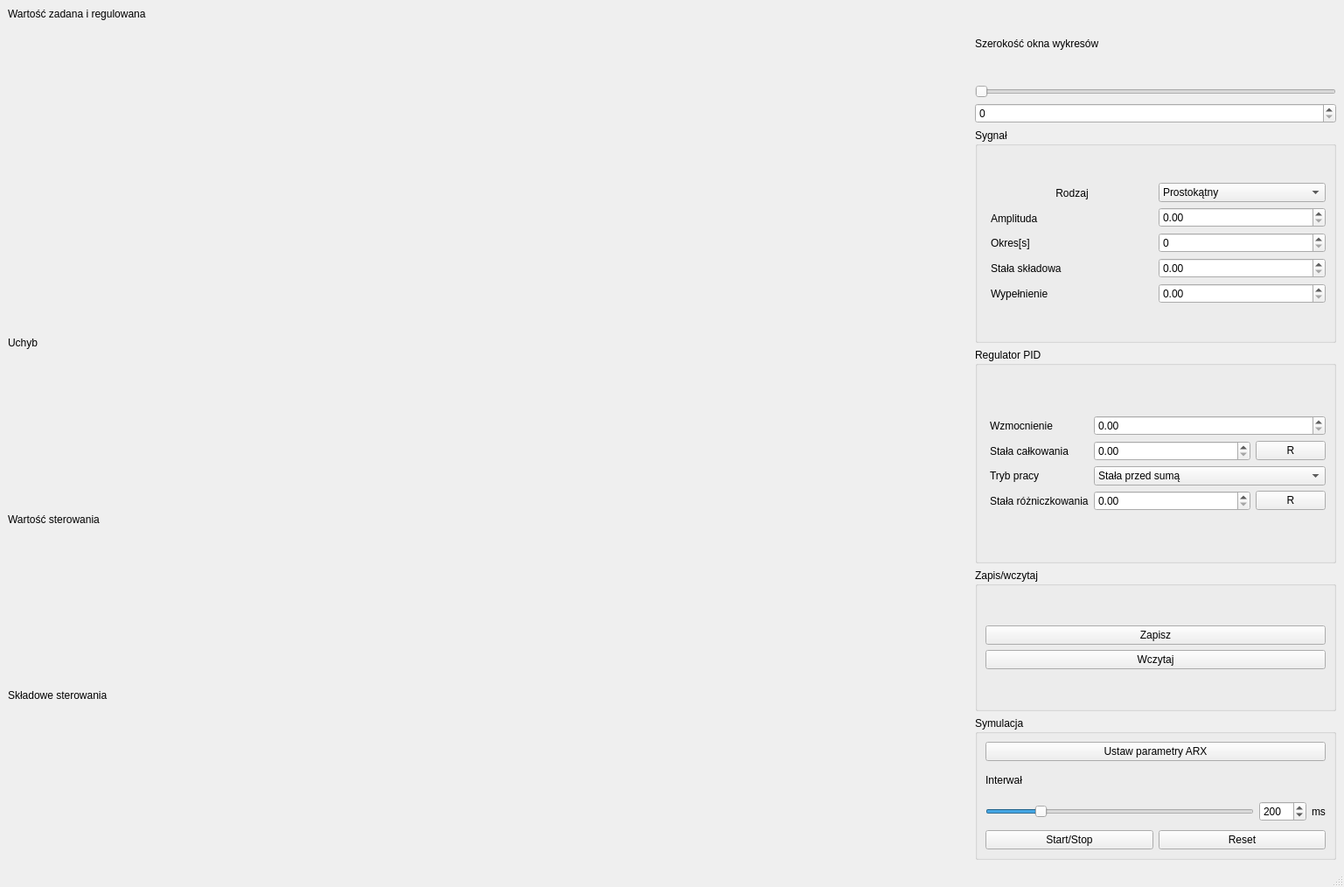
<?xml version="1.0" encoding="UTF-8"?>
<ui version="4.0">
 <class>MainWindow</class>
 <widget class="QMainWindow" name="MainWindow">
  <property name="geometry">
   <rect>
    <x>0</x>
    <y>0</y>
    <width>1537</width>
    <height>1014</height>
   </rect>
  </property>
  <property name="windowTitle">
   <string>MainWindow</string>
  </property>
  <widget class="QWidget" name="centralwidget">
   <layout class="QGridLayout" name="gridLayout_3">
    <item row="0" column="0">
     <layout class="QVBoxLayout" name="verticalLayout_11" stretch="2">
      <item>
       <layout class="QHBoxLayout" name="horizontalLayout_7" stretch="8,3">
        <item>
         <layout class="QVBoxLayout" name="verticalLayout_8" stretch="0,2,0,1,0,1,0,1">
          <item>
           <widget class="QLabel" name="label_11">
            <property name="text">
             <string>Wartość zadana i regulowana</string>
            </property>
           </widget>
          </item>
          <item>
           <widget class="QCustomPlot" name="wsyg" native="true">
            <property name="sizePolicy">
             <sizepolicy hsizetype="Preferred" vsizetype="Expanding">
              <horstretch>0</horstretch>
              <verstretch>10</verstretch>
             </sizepolicy>
            </property>
            <property name="minimumSize">
             <size>
              <width>100</width>
              <height>200</height>
             </size>
            </property>
           </widget>
          </item>
          <item>
           <widget class="QLabel" name="label_10">
            <property name="text">
             <string>Uchyb</string>
            </property>
           </widget>
          </item>
          <item>
           <widget class="QCustomPlot" name="wuch" native="true">
            <property name="minimumSize">
             <size>
              <width>100</width>
              <height>100</height>
             </size>
            </property>
           </widget>
          </item>
          <item>
           <widget class="QLabel" name="label_3">
            <property name="text">
             <string>Wartość sterowania</string>
            </property>
           </widget>
          </item>
          <item>
           <widget class="QCustomPlot" name="wskl" native="true">
            <property name="minimumSize">
             <size>
              <width>100</width>
              <height>100</height>
             </size>
            </property>
           </widget>
          </item>
          <item>
           <widget class="QLabel" name="label_9">
            <property name="text">
             <string>Składowe sterowania</string>
            </property>
           </widget>
          </item>
          <item>
           <widget class="QCustomPlot" name="wpid" native="true">
            <property name="minimumSize">
             <size>
              <width>100</width>
              <height>100</height>
             </size>
            </property>
           </widget>
          </item>
         </layout>
        </item>
        <item>
         <layout class="QVBoxLayout" name="verticalLayout_9" stretch="1,3,0,3,3,2,2">
          <item>
           <widget class="QLabel" name="label_12">
            <property name="text">
             <string>Szerokość okna wykresów</string>
            </property>
           </widget>
          </item>
          <item>
           <widget class="QSlider" name="windowWidthSlider">
            <property name="orientation">
             <enum>Qt::Horizontal</enum>
            </property>
           </widget>
          </item>
          <item>
           <widget class="QSpinBox" name="czas_spin"/>
          </item>
          <item>
           <widget class="QGroupBox" name="sygnal">
            <property name="title">
             <string>Sygnał</string>
            </property>
            <layout class="QGridLayout" name="gridLayout_2">
             <item row="1" column="0">
              <layout class="QHBoxLayout" name="horizontalLayout_6">
               <item>
                <layout class="QVBoxLayout" name="verticalLayout_6">
                 <property name="leftMargin">
                  <number>6</number>
                 </property>
                 <item>
                  <widget class="QLabel" name="label">
                   <property name="text">
                    <string>Rodzaj</string>
                   </property>
                   <property name="alignment">
                    <set>Qt::AlignCenter</set>
                   </property>
                  </widget>
                 </item>
                 <item>
                  <widget class="QLabel" name="label_6">
                   <property name="text">
                    <string>Amplituda</string>
                   </property>
                  </widget>
                 </item>
                 <item>
                  <widget class="QLabel" name="label_8">
                   <property name="sizePolicy">
                    <sizepolicy hsizetype="Preferred" vsizetype="Preferred">
                     <horstretch>1</horstretch>
                     <verstretch>0</verstretch>
                    </sizepolicy>
                   </property>
                   <property name="text">
                    <string>Okres[s]</string>
                   </property>
                  </widget>
                 </item>
                 <item>
                  <widget class="QLabel" name="label_7">
                   <property name="text">
                    <string>Stała składowa</string>
                   </property>
                  </widget>
                 </item>
                 <item>
                  <widget class="QLabel" name="label_5">
                   <property name="enabled">
                    <bool>true</bool>
                   </property>
                   <property name="text">
                    <string>Wypełnienie</string>
                   </property>
                  </widget>
                 </item>
                </layout>
               </item>
               <item>
                <layout class="QVBoxLayout" name="verticalLayout_7">
                 <item>
                  <widget class="QComboBox" name="typsyg">
                   <item>
                    <property name="text">
                     <string>Prostokątny</string>
                    </property>
                   </item>
                   <item>
                    <property name="text">
                     <string>Sinusoidalny</string>
                    </property>
                   </item>
                  </widget>
                 </item>
                 <item>
                  <widget class="QDoubleSpinBox" name="amplituda"/>
                 </item>
                 <item>
                  <widget class="QSpinBox" name="okres"/>
                 </item>
                 <item>
                  <widget class="QDoubleSpinBox" name="stalaskladowa"/>
                 </item>
                 <item>
                  <widget class="QDoubleSpinBox" name="wypelnienie">
                   <property name="enabled">
                    <bool>true</bool>
                   </property>
                  </widget>
                 </item>
                </layout>
               </item>
              </layout>
             </item>
            </layout>
           </widget>
          </item>
          <item>
           <widget class="QGroupBox" name="pid">
            <property name="title">
             <string>Regulator PID</string>
            </property>
            <layout class="QGridLayout" name="gridLayout">
             <item row="0" column="0">
              <layout class="QHBoxLayout" name="horizontalLayout_5">
               <item>
                <layout class="QVBoxLayout" name="verticalLayout_3">
                 <property name="leftMargin">
                  <number>5</number>
                 </property>
                 <item>
                  <widget class="QLabel" name="label_2">
                   <property name="text">
                    <string>Wzmocnienie</string>
                   </property>
                  </widget>
                 </item>
                 <item>
                  <widget class="QLabel" name="stalacalk">
                   <property name="text">
                    <string>Stała całkowania</string>
                   </property>
                  </widget>
                 </item>
                 <item>
                  <widget class="QLabel" name="trybpracy">
                   <property name="text">
                    <string>Tryb pracy</string>
                   </property>
                  </widget>
                 </item>
                 <item>
                  <widget class="QLabel" name="stalaroz">
                   <property name="text">
                    <string>Stała różniczkowania</string>
                   </property>
                  </widget>
                 </item>
                </layout>
               </item>
               <item>
                <layout class="QVBoxLayout" name="verticalLayout_4">
                 <item>
                  <widget class="QDoubleSpinBox" name="wzmocnienie"/>
                 </item>
                 <item>
                  <layout class="QHBoxLayout" name="horizontalLayout_4" stretch="4,1">
                   <item>
                    <widget class="QDoubleSpinBox" name="stalacalk_2"/>
                   </item>
                   <item>
                    <widget class="QPushButton" name="resetsc">
                     <property name="text">
                      <string>R</string>
                     </property>
                    </widget>
                   </item>
                  </layout>
                 </item>
                 <item>
                  <widget class="QComboBox" name="trybpracy_2">
                   <item>
                    <property name="text">
                     <string>Stała przed sumą</string>
                    </property>
                   </item>
                   <item>
                    <property name="text">
                     <string>Stała w sumie</string>
                    </property>
                   </item>
                  </widget>
                 </item>
                 <item>
                  <layout class="QHBoxLayout" name="horizontalLayout_3" stretch="4,1">
                   <item>
                    <widget class="QDoubleSpinBox" name="stalarozn"/>
                   </item>
                   <item>
                    <widget class="QPushButton" name="resets">
                     <property name="text">
                      <string>R</string>
                     </property>
                    </widget>
                   </item>
                  </layout>
                 </item>
                </layout>
               </item>
              </layout>
             </item>
            </layout>
           </widget>
          </item>
          <item>
           <widget class="QGroupBox" name="zapisodczyt">
            <property name="title">
             <string>Zapis/wczytaj</string>
            </property>
            <layout class="QVBoxLayout" name="verticalLayout_2">
             <item>
              <layout class="QVBoxLayout" name="verticalLayout_5">
               <item>
                <widget class="QPushButton" name="zapis">
                 <property name="text">
                  <string>Zapisz</string>
                 </property>
                </widget>
               </item>
               <item>
                <widget class="QPushButton" name="odczyt">
                 <property name="text">
                  <string>Wczytaj</string>
                 </property>
                </widget>
               </item>
              </layout>
             </item>
            </layout>
           </widget>
          </item>
          <item>
           <widget class="QGroupBox" name="groupBox_2">
            <property name="title">
             <string>Symulacja</string>
            </property>
            <layout class="QVBoxLayout" name="verticalLayout">
             <item>
              <widget class="QPushButton" name="arx">
               <property name="text">
                <string>Ustaw parametry ARX</string>
               </property>
              </widget>
             </item>
             <item>
              <widget class="QLabel" name="interwa">
               <property name="text">
                <string>Interwał</string>
               </property>
              </widget>
             </item>
             <item>
              <layout class="QHBoxLayout" name="horizontalLayout">
               <item>
                <widget class="QSlider" name="interwalslider">
                 <property name="minimum">
                  <number>10</number>
                 </property>
                 <property name="maximum">
                  <number>1000</number>
                 </property>
                 <property name="value">
                  <number>200</number>
                 </property>
                 <property name="orientation">
                  <enum>Qt::Horizontal</enum>
                 </property>
                </widget>
               </item>
               <item>
                <widget class="QSpinBox" name="interwalbox">
                 <property name="minimum">
                  <number>10</number>
                 </property>
                 <property name="maximum">
                  <number>1000</number>
                 </property>
                 <property name="value">
                  <number>200</number>
                 </property>
                </widget>
               </item>
               <item>
                <widget class="QLabel" name="label_4">
                 <property name="text">
                  <string>ms</string>
                 </property>
                </widget>
               </item>
              </layout>
             </item>
             <item>
              <layout class="QHBoxLayout" name="horizontalLayout_2">
               <item>
                <widget class="QPushButton" name="startstop">
                 <property name="text">
                  <string>Start/Stop</string>
                 </property>
                </widget>
               </item>
               <item>
                <widget class="QPushButton" name="resetsym">
                 <property name="text">
                  <string>Reset</string>
                 </property>
                </widget>
               </item>
              </layout>
             </item>
            </layout>
           </widget>
          </item>
         </layout>
        </item>
       </layout>
      </item>
     </layout>
    </item>
   </layout>
  </widget>
  <widget class="QMenuBar" name="menubar">
   <property name="geometry">
    <rect>
     <x>0</x>
     <y>0</y>
     <width>1537</width>
     <height>22</height>
    </rect>
   </property>
  </widget>
  <widget class="QStatusBar" name="statusbar"/>
 </widget>
 <customwidgets>
  <customwidget>
   <class>QCustomPlot</class>
   <extends>QWidget</extends>
   <header>qcustomplot.h</header>
   <container>1</container>
  </customwidget>
 </customwidgets>
 <resources/>
 <connections>
  <connection>
   <sender>interwalslider</sender>
   <signal>valueChanged(int)</signal>
   <receiver>interwalbox</receiver>
   <slot>setValue(int)</slot>
   <hints>
    <hint type="sourcelabel">
     <x>990</x>
     <y>606</y>
    </hint>
    <hint type="destinationlabel">
     <x>1096</x>
     <y>605</y>
    </hint>
   </hints>
  </connection>
  <connection>
   <sender>interwalbox</sender>
   <signal>valueChanged(int)</signal>
   <receiver>interwalslider</receiver>
   <slot>setValue(int)</slot>
   <hints>
    <hint type="sourcelabel">
     <x>1080</x>
     <y>603</y>
    </hint>
    <hint type="destinationlabel">
     <x>924</x>
     <y>609</y>
    </hint>
   </hints>
  </connection>
 </connections>
</ui>
